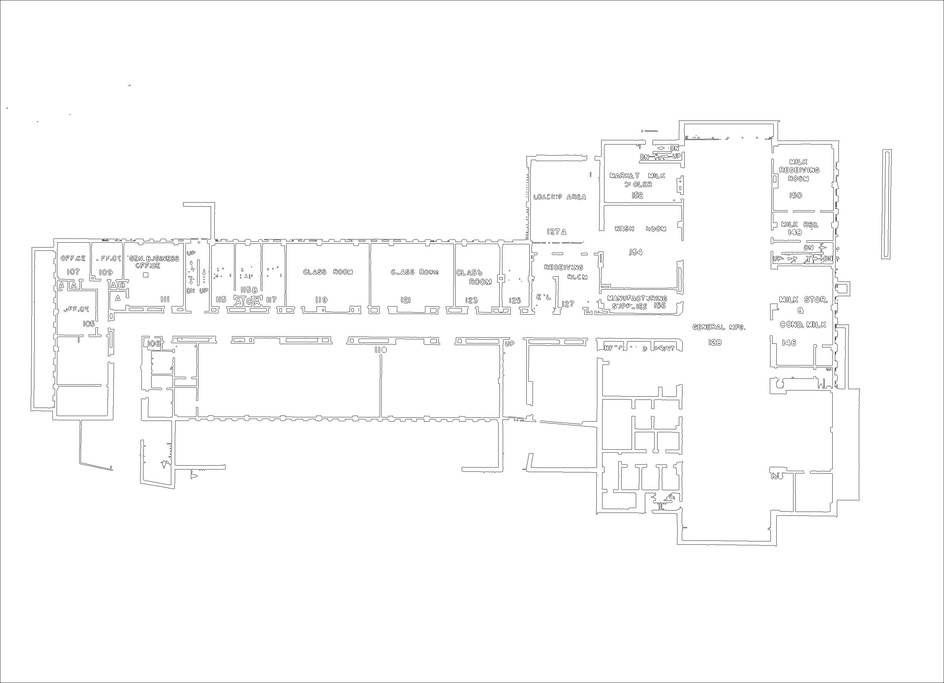
#> input picture floorplans/babcock_hall/babcock_hall_1.jpg, 944 x 683 px, shrunk from 2916 x 2108 before the run
$ jupyter execute --allow-errors floorplan.ipynb
#> lines starting #> are read from the running program, lines starting #| are printed output that depends on the picture; after the words box and inside, x2 and y2 are one past the last pixel; in counts of white or black regions, pixels touching at a corner belong together
[cell 1]
import cv2 as cv
import numpy as np
import os
import matplotlib.pyplot as plt
from PIL import Image as im

[cell 2]
floorplan = cv.imread("floorplans/babcock_hall/babcock_hall_1.jpg")
#> floorplan is the input picture: shape (683, 944, 3); min 57, max 255, mean 251.1

blank = np.zeros(floorplan.shape, dtype='uint8')

[cell 3]
cv.imshow("Floorplan", floorplan)

[cell 4]
gray_fp = cv.cvtColor(floorplan, cv.COLOR_BGR2GRAY)

# blur_fp = cv.GaussianBlur(gray_fp, (101,101), cv.BORDER_DEFAULT)
# edges_fp = cv.Canny(gray_fp, 125, 175)
# cv.imshow("Edges of Floor Plan", edges_fp)

[cell 5]
ret, thresh = cv.threshold(gray_fp, 125, 255, cv.THRESH_BINARY)
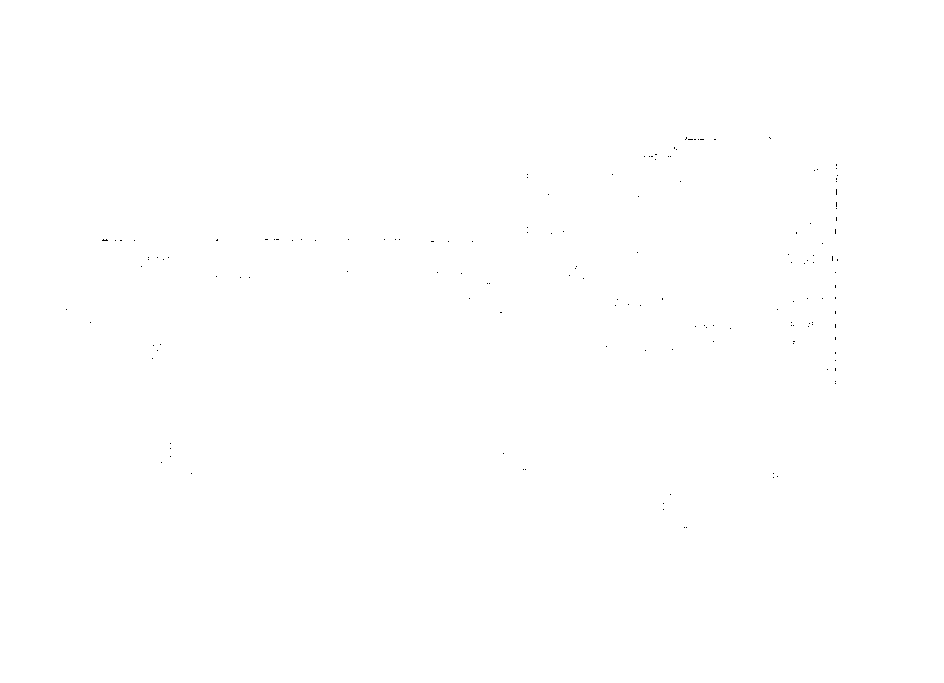
#> thresh: shape (683, 944); 100% white; black in thin lines or dots, all inside (x1, y1, x2, y2) = (66, 137, 838, 528)

# adaptive_thresh = cv.adaptiveThreshold(gray_fp, 255, cv.ADAPTIVE_THRESH_MEAN_C, cv.THRESH_BINARY, 101, 3)

[cell 6]
# contours, hierarchies = cv.findContours(edges_fp, cv.RETR_LIST, cv.CHAIN_APPROX_SIMPLE)
# len(contours)
contours, hierarchies = cv.findContours(thresh, cv.RETR_LIST, cv.CHAIN_APPROX_SIMPLE)
#> contours = 152 contours, 151 with area under 20; largest, box (x1, y1, x2, y2) and area: (0, 0, 944, 683) 643126
len(contours)
#> Out = 152

[cell 7]
for i in range(len(contours)//2, len(contours), 1):
    cv.drawContours(blank, contours, i, (255,255,255), 1)
#> this loop made 76 passes
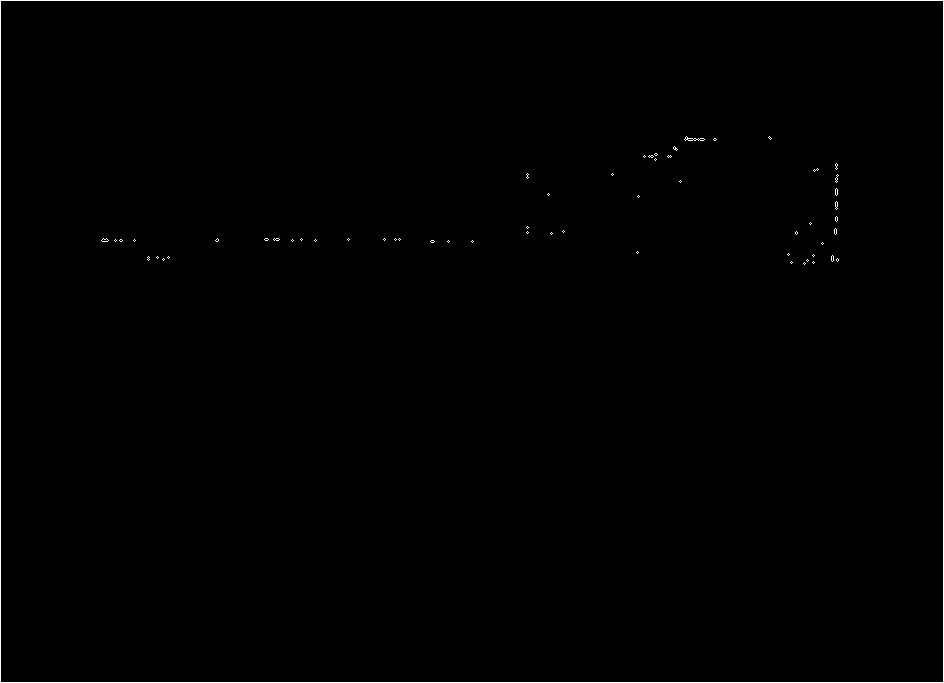
#> blank: shape (683, 944, 3); 0.56% white in thin lines or dots

blank = cv.bitwise_not(blank)
#> blank: shape (683, 944, 3); 99.4% white; black in thin lines or dots

[cell 8]
# [17 lines of commented-out code are left out]

img4 = im.fromarray(blank)
img4.save("floorplans/babcock_hall/babcock_hall_1.jpg")

[cell 9]
cv.waitKey(0)
#> Out = 27

[cell 10]
cv.destroyAllWindows()

[cell 11]
l = os.listdir("floorplans")
dfs = []
for dirs in l:
    f = os.listdir(os.path.join("floorplans", dirs))
    for file in f:
        image_path = os.path.join("floorplans", dirs, file)

        print(image_path)
